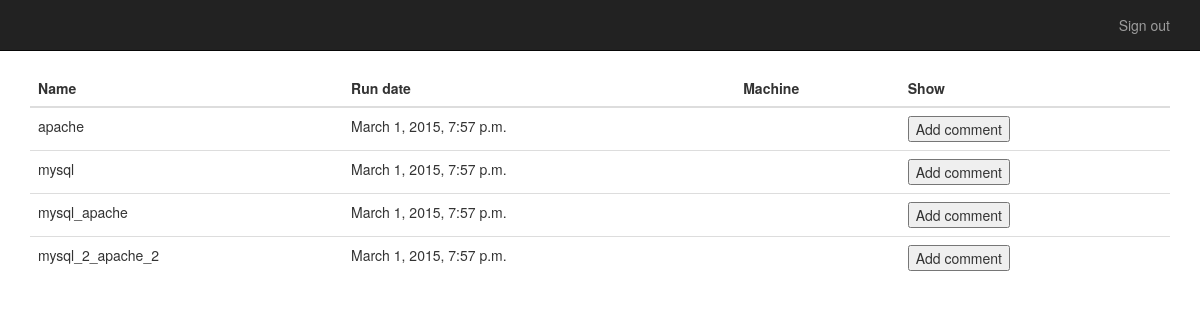
/workload/ (signed in), run on an earlier commit of the app's database.
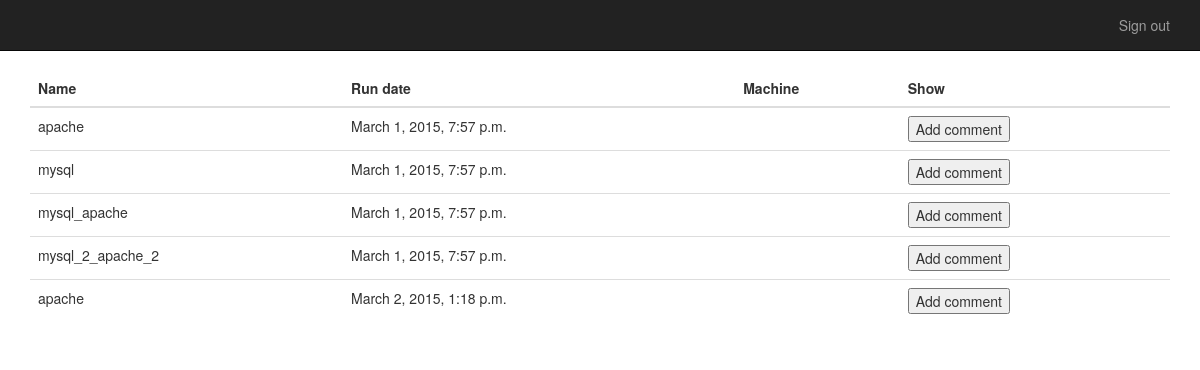
And on a later commit of the database.
### workload/models.py (models this page shows, shortened)
class Workload(models.Model):
    name = models.CharField(max_length=200)
    description = models.CharField(max_length=200)
    run_date = models.DateTimeField('run date', default=datetime.now())
    run_machine = models.ForeignKey(Machine)

### workload/views/views_app.py (the view)
def home(request):
    if request.user.is_authenticated():
        home_content = get_registered_home_content(request)
    else:
        home_content = render_to_string('workload/front_pages/unregistered_home.html')
    return render(request, 'workload/layout.html', {'home_content': home_content})

### workload/views/views_app.py (called while the page is built)
def get_registered_home_content(request):
    return render_to_string("workload/front_pages/registered_home.html", {
        'workload_list': Workload.objects.all()})

### workload/templates/workload/front_pages/registered_home.html
{% block content %}
    <table class="table">
        <thead>
        <tr>
            <th>Name</th>
            <th>Run date</th>
            <th>Machine</th>
            <th>Show</th>
        </tr>
        </thead>
        {% for workload in workload_list %}
            <tr>
                <td>{{ workload.name }}</td>
                <td>{{ workload.run_date }}</td>
                <td>{{ workload.machine.name }}</td>
                <td>
                    <button type="button" onclick="new_workload_comment({{ workload.id }});">
                        Add comment
                    </button>
                </td>
            </tr>
        {% endfor %}
    </table>
{% endblock %}

### workload/templates/workload/layout.html (shortened to what this page needs)
{% load dajaxice_templatetags %}
<!DOCTYPE html>
<html>
<head>
    {% load staticfiles %}
    <link rel="stylesheet" type="text/css" href="{% static 'bootstrap/css/bootstrap.min.css' %}">
    <link rel="stylesheet" type="text/css" href="{% static 'css/style.css' %}">
</head>
<body>
<nav class="navbar navbar-inverse navbar-fixed-top">
    <div class="container">
        <div id="navbar" class="collapse navbar-collapse">
            <ul class="nav navbar-nav navbar-right">
                {% if user.is_authenticated %}
                    <li><a href="{% url 'workload:logout' %}">Sign out</a></li>
                {% else %}
                    <li><a href="{% url 'workload:login' %}">Sign in</a></li>
                    <li><a href="{% url 'workload:register' %}">Register</a></li>
                {% endif %}
            </ul>
        </div>
    </div>
</nav>
<div class="container" id="main_content">
    {% block content %}
        {{ home_content }}
    {% endblock %}
</div>
</body>
</html>

### workload/static/css/style.css (style rules this page uses)
body { padding-top: 70px; }

What changed in the data, as far as the page shows it:
added Workload: name "apache", run_date "March 2, 2015, 1:18 p.m."
